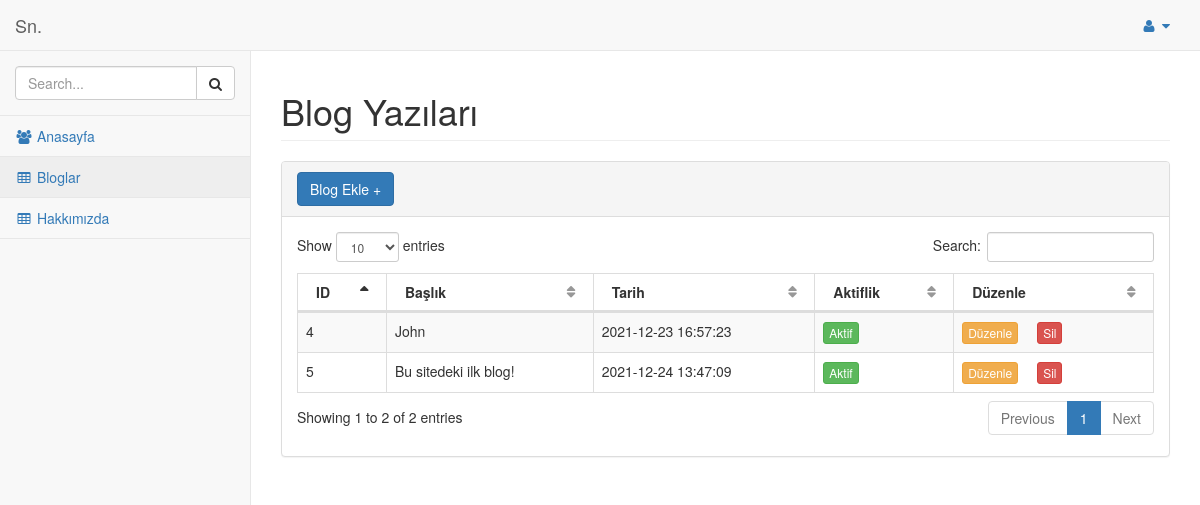
Screenshot of /admin/pages/bloglar.php (signed in) with the database file from the repository.
### tables this page shows
CREATE TABLE IF NOT EXISTS `bloglar` (
  `id` int(11) NOT NULL AUTO_INCREMENT,
  `baslik` varchar(150) NOT NULL,
  `alt_baslik` varchar(250) NOT NULL,
  `aciklama` text NOT NULL,
  `tarih` datetime NOT NULL DEFAULT CURRENT_TIMESTAMP,
  `aktif` int(1) NOT NULL DEFAULT '0',
  PRIMARY KEY (`id`)
);

### admin/pages/bloglar.php (the view, shortened to what this page needs)
<?php require_once 'inc-functions.php'; ?>
<!DOCTYPE html>
<html lang="en">
<head>
    <link href="../bower_components/bootstrap/dist/css/bootstrap.min.css" rel="stylesheet">
    <link href="../bower_components/metisMenu/dist/metisMenu.min.css" rel="stylesheet">
    <link href="../bower_components/datatables-plugins/integration/bootstrap/3/dataTables.bootstrap.css" rel="stylesheet">
    <link href="../bower_components/datatables-responsive/css/dataTables.responsive.css" rel="stylesheet">
    <link href="../dist/css/sb-admin-2.css" rel="stylesheet">
    <link href="../bower_components/font-awesome/css/font-awesome.min.css" rel="stylesheet" type="text/css">
</head>
<body>
    <div id="wrapper">
        <?php require_once 'inc-menu.php'; ?>
        <div id="page-wrapper">
            <div class="row">
                <div class="col-lg-12">
                    <h1 class="page-header">Blog Yazıları</h1>
                </div>
            </div>
            <div class="row">
                <div class="col-lg-12">
                    <div class="panel panel-default">
                        <div class="panel-heading">
                        <a href="blog_ekle.php" class="btn btn-primary" style="margin-right: 15px;">Blog Ekle +</a>
                        </div>
                        <div class="panel-body">
                            <div class="dataTable_wrapper">
                                <table width="100%" class="table table-striped table-bordered table-hover" id="dataTables-example">
                                    <thead>
                                        <tr>
                                            <th>ID</th>
                                            <th>Başlık</th>
                                            <th>Tarih</th>
                                            <th>Aktiflik</th>
                                            <th>Düzenle</th>
                                        </tr>
                                    </thead>
                                    <tbody>
                                    <?php
                                    $cek = $db->prepare("SELECT * FROM `bloglar` ORDER BY `id` DESC");
                                    $cek->execute();
                                    while($row = $cek->fetch(PDO::FETCH_ASSOC)){
                                    ?>
                                        <tr class="odd gradeX">
                                            <td><?= $row["id"]?></td>
                                            <td><?= $row["baslik"]?></td>
                                            <td><?= $row["tarih"]?></td>
                                            <td class="center">
                                            <?php if($row["aktif"] == 1){ ?>
                                                    <a href="bloglar.php?is=aktif&id=<?= $row["id"] ?>&drm=<?= $row["aktif"] ?>" onclick="return confirm
                                                    ('Aktiflik durumu değişsin mi?')" class="btn btn-success btn-xs"
                                                    style="margin-right: 15px;">Aktif</a>
                                            <?php }else{ ?>
                                                    <a href="bloglar.php?is=aktif&id=<?= $row["id"] ?>&drm=<?= $row["aktif"] ?>" onclick="return confirm
                                                    ('Aktiflik durumu değişsin mi?')" class="btn btn-danger btn-xs"
                                                    style="margin-right: 15px;">Pasif</a>
                                            <?php }  ?>
                                            </td>
                                            <td class="center">
                                                 <a href="blog_duzenle.php?id=<?= $row["id"] ?>" class="btn btn-warning btn-xs"
                                                 style="margin-right: 15px;">Düzenle</a>
                                                 <a href="bloglar.php?is=sil&id=<?= $row["id"] ?>" onclick="return confirm('Silmek istediğinize emin misiniz?')"
                                                 class="btn btn-danger btn-xs"
                                                 style="margin-right: 15px;">Sil</a>
                                            </td>
                                        </tr>
                                    <?php } ?>
                                    </tbody>
                                </table>
                        </div>
                    </div>
                </div>
            </div>
        </div>
    </div>
</body>
</html>

### rows the page displays
bloglar: id "5", baslik "Bu sitedeki ilk blog!", tarih "2021-12-24 13:47:09"
bloglar: id "4", baslik "John", tarih "2021-12-23 16:57:23"
